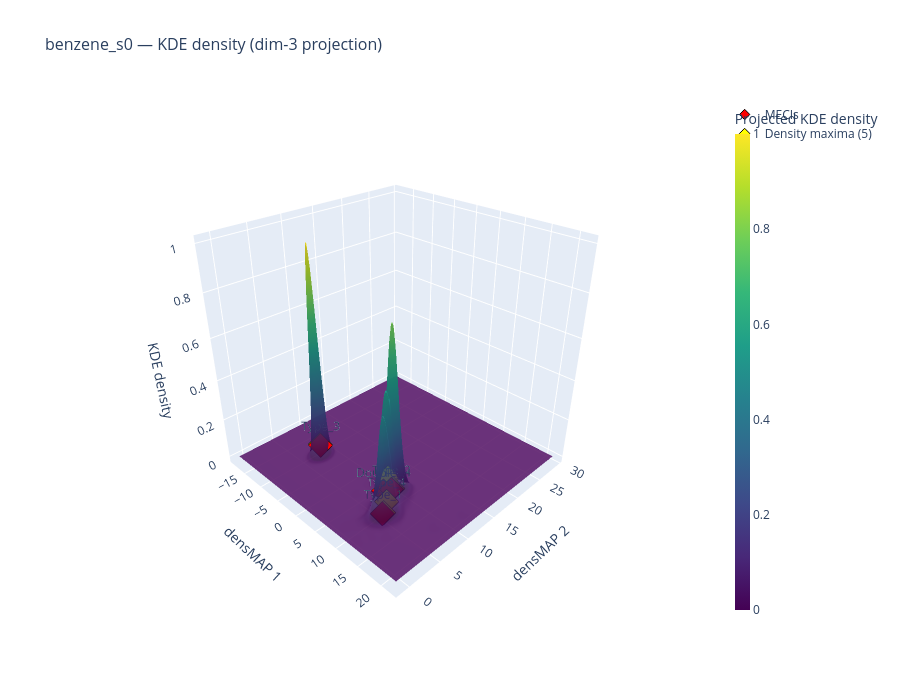

Notebook code for this chart:
### Code cell
# ── Interactive 3D KDE surface (plotly) ─────────────────────────────────────
# pip install plotly  if needed

import plotly.graph_objects as go

# Marginalise over dim 3 for the background surface
zz2d_proj = zz3d.sum(axis=2)
zz2d_proj /= zz2d_proj.max()

fig3d = go.Figure()
fig3d.add_trace(go.Surface(
    x=axes_1d[0], y=axes_1d[1], z=zz2d_proj.T,
    colorscale="Viridis", opacity=0.85,
    colorbar=dict(title="Projected KDE density", thickness=15),
))
meci_z_proj = np.exp(kde.score_samples(emb_meci))
fig3d.add_trace(go.Scatter3d(
    x=emb_meci[:, 0], y=emb_meci[:, 1], z=meci_z_proj * 1.05,
    mode="markers+text",
    marker=dict(size=8, color="red", symbol="diamond", line=dict(color="black", width=1)),
    text=meci_names, textposition="top center", name="MECIs",
))
modes_z = np.exp(kde.score_samples(modes))
fig3d.add_trace(go.Scatter3d(
    x=modes[:, 0], y=modes[:, 1], z=modes_z * 1.05,
    mode="markers",
    marker=dict(size=8, color="yellow", symbol="diamond", line=dict(color="black", width=1)),
    name=f"Density maxima ({len(modes)})",
))
fig3d.update_layout(
    title=dict(text=f"{DATASET} — KDE density (dim-3 projection)", font=dict(size=16)),
    scene=dict(xaxis_title="densMAP 1", yaxis_title="densMAP 2", zaxis_title="KDE density",
               camera=dict(eye=dict(x=1.5, y=-1.5, z=1.2))),
    width=900, height=700,
)
fig3d.show()

### Figure 1 — Plotly figure (JSON) as saved in the notebook; plotly's stock layout.template omitted (floating-point values rounded to 4 significant figures; data arrays with more than 128 entries replaced by an {"elided": "..."} marker saying what was removed)
{"data": [{"colorbar": {"thickness": 15, "title": {"text": "Projected KDE density"}}, "colorscale": [[0, "#440154"], [0.1111, "#482878"], [0.2222, "#3e4989"], [0.3333, "#31688e"], [0.4444, "#26828e"], [0.5556, "#1f9e89"], [0.6667, "#35b779"], [0.7778, "#6ece58"], [0.8889, "#b5de2b"], [1, "#fde725"]], "opacity": 0.85, "type": "surface", "x": {"elided": "200 float values"}, "y": {"elided": "200 float values"}, "z": {"elided": "200x200 float values"}}, {"marker": {"color": "red", "line": {"color": "black", "width": 1}, "size": 8, "symbol": "diamond"}, "mode": "markers+text", "name": "MECIs", "text": ["Double_H", "Type_1", "Type_2", "Type_3", "Type_4"], "textposition": "top center", "type": "scatter3d", "x": [6.702, 10.97, 8.134, -8.14, 9.579], "y": [8.037, 4.714, 8.404, 7.008, 6.462], "z": [1.397e-21, 0.01575, 0.02401, 0.05789, 0.02125]}, {"marker": {"color": "yellow", "line": {"color": "black", "width": 1}, "size": 8, "symbol": "diamond"}, "mode": "markers", "name": "Density maxima (5)", "type": "scatter3d", "x": [-8.299, 5.408, 8.231, 9.642, 11.05], "y": [7.045, 9.803, 8.578, 6.433, 4.9], "z": [0.05905, 0.01763, 0.02563, 0.02146, 0.01831]}], "layout": {"height": 700, "scene": {"camera": {"eye": {"x": 1.5, "y": -1.5, "z": 1.2}}, "xaxis": {"title": {"text": "densMAP 1"}}, "yaxis": {"title": {"text": "densMAP 2"}}, "zaxis": {"title": {"text": "KDE density"}}}, "title": {"font": {"size": 16}, "text": "benzene_s0 — KDE density (dim-3 projection)"}, "width": 900}}
